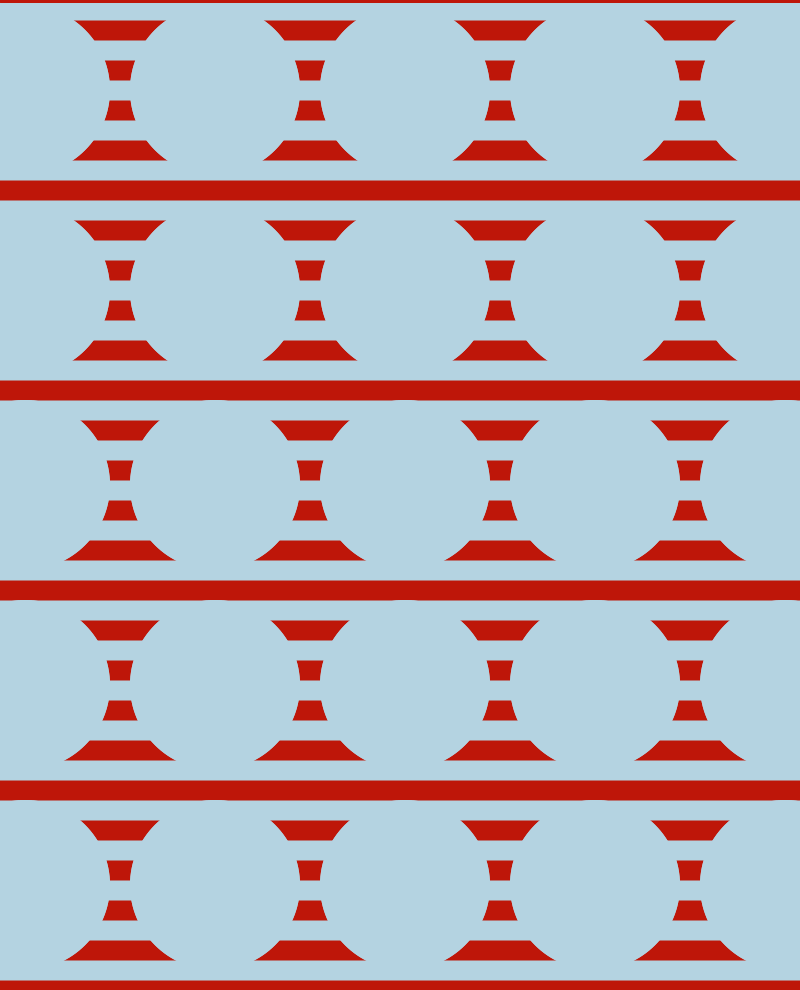
Frame 1 (no input)
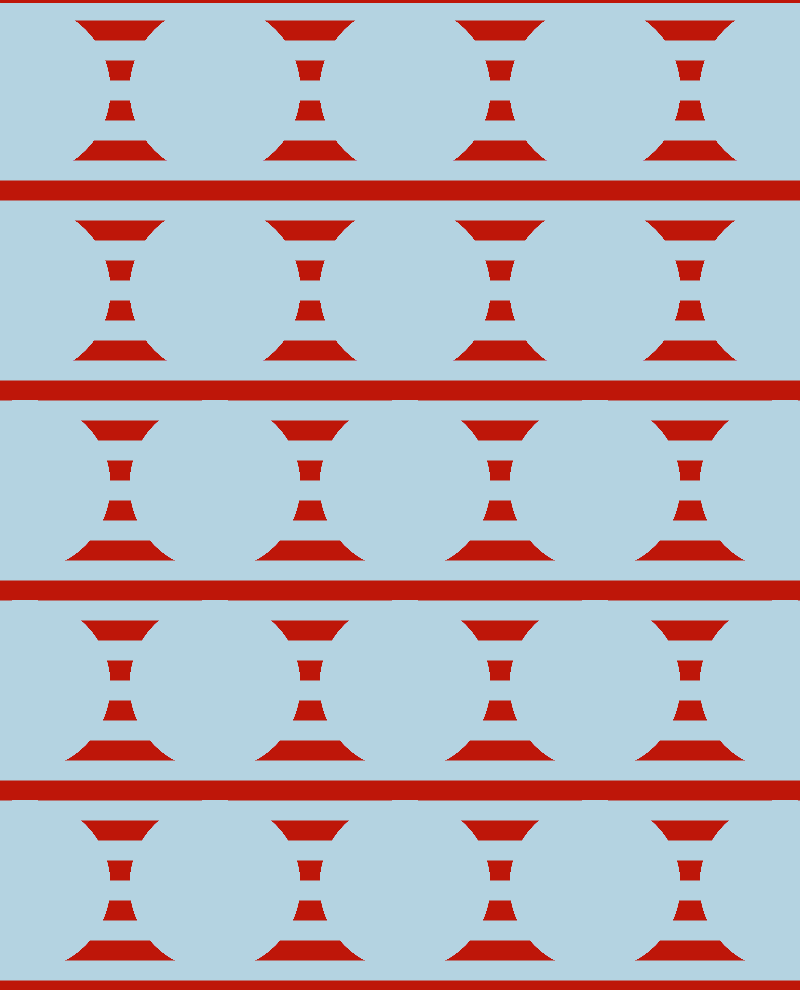
Frame 60 (the mouse pressed at the canvas centre just before this capture)
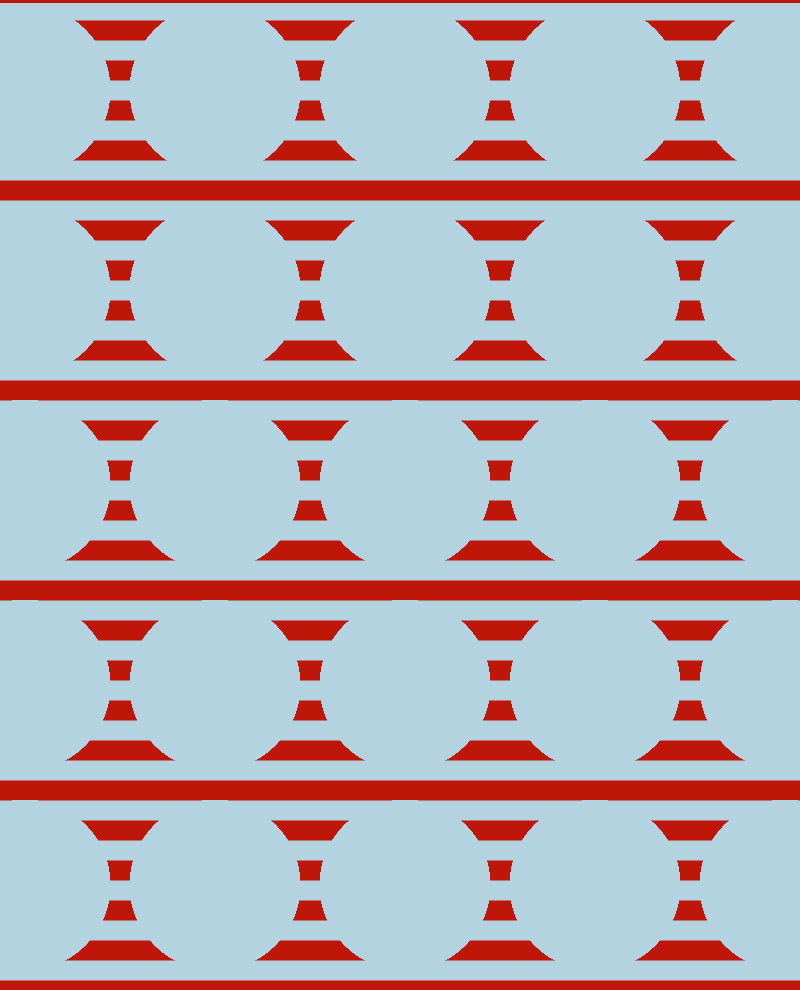
Frame 120 (the mouse held since frame 60 and released just before this capture)

The Processing sketch that drew these frames (run headless with seeded random() and noise(); from frame 60 on, the mouse is pressed at the canvas centre):

// Processing sketch: processing_71851
// ── processing_71851.pde

//Assignment week 3
//Maria Nunez
//Activate with spacebar,'b',right click, left click

void setup(){

size(800,990);
smooth();
background(180,211,225);

//red lines
strokeWeight(5);
stroke(190,22,9);
line(0,0,900,0);

strokeWeight(20);
line(0,30,900,30);
line(0,70,900,70);
line(0,110,900,110);
line(0,150,900,150);
line(0,190,900,190);
line(0,230,900,230);
line(0,270,900,270);
line(0,310,900,310);
line(0,350,900,350);
line(0,390,900,390);
line(0,430,900,430);
line(0,470,900,470);
line(0,510,900,510);
line(0,550,900,550);
line(0,590,900,590);
line(0,630,900,630);
line(0,670,900,670);
line(0,710,900,710);
line(0,750,900,750);
line(0,790,900,790);
line(0,830,900,830);
line(0,870,900,870);
line(0,910,900,910);
line(0,950,900,950);
line(0,990,900,990);
line(0,1030,900,1030);

//circles 1st line
noStroke();
fill(180,211,225);
ellipse(25,90,170,170);
ellipse(25,290,170,170);
ellipse(25,485,170,170);
ellipse(25,685,170,170);
ellipse(25,885,170,170);
//Circles line2
ellipse(215,90,170,170);
ellipse(215,290,170,170);
ellipse(215,485,170,170);
ellipse(215,685,170,170);
ellipse(215,885,170,170);
//cIRLES 3
ellipse(405,90,170,170);
ellipse(405,290,170,170);
ellipse(405,485,170,170);
ellipse(405,685,170,170);
ellipse(405,885,170,170);
//CIRCLES4
ellipse(595,90,170,170);
ellipse(595,290,170,170);
ellipse(595,485,170,170);
ellipse(595,685,170,170);
ellipse(595,885,170,170);
//circles5
ellipse(785,90,170,170);
ellipse(785,290,170,170);
ellipse(785,485,170,170);
ellipse(785,685,170,170);
ellipse(785,885,170,170);

}

void draw(){ 
  if(mousePressed && mouseButton == LEFT){
    
    //vertical lines
stroke(102,170,205);
strokeWeight(20);

line(30,0,30,1000);
line(70,0,70,1000);
line(110,0,110,1000);
line(150,0,150,1000);
line(190,0,190,1000);
line(230,0,230,1000);
line(270,0,270,1000);
line(310,0,310,1000);
line(350,0,350,1000);
line(390,0,390,1000);
line(430,0,430,1000);
line(470,0,470,1000);
line(510,0,510,1000);
line(550,0,550,1000);
line(590,0,590,1000);
line(630,0,630,1000);
line(670,0,670,1000);
line(710,0,710,1000);
line(750,0,750,1000);
line(790,0,790,1000);
line(830,0,830,1000);


  } else if(mousePressed && (mouseButton == RIGHT)) {
  //red lines
strokeWeight(5);
stroke(190,22,9);
line(0,0,900,0);

strokeWeight(20);
line(0,30,900,30);
line(0,70,900,70);
line(0,110,900,110);
line(0,150,900,150);
line(0,190,900,190);
line(0,230,900,230);
line(0,270,900,270);
line(0,310,900,310);
line(0,350,900,350);
line(0,390,900,390);
line(0,430,900,430);
line(0,470,900,470);
line(0,510,900,510);
line(0,550,900,550);
line(0,590,900,590);
line(0,630,900,630);
line(0,670,900,670);
line(0,710,900,710);
line(0,750,900,750);
line(0,790,900,790);
line(0,830,900,830);
line(0,870,900,870);
line(0,910,900,910);
line(0,950,900,950);
line(0,990,900,990);
line(0,1030,900,1030);
  }
  
 else{
    //circles 1st line
noStroke();
fill(180,211,225);
ellipse(25,90,170,170);
ellipse(25,290,170,170);
ellipse(25,485,170,170);
ellipse(25,685,170,170);
ellipse(25,885,170,170);
//Circles line2
ellipse(215,90,170,170);
ellipse(215,290,170,170);
ellipse(215,485,170,170);
ellipse(215,685,170,170);
ellipse(215,885,170,170);
//cIRLES 3
ellipse(405,90,170,170);
ellipse(405,290,170,170);
ellipse(405,485,170,170);
ellipse(405,685,170,170);
ellipse(405,885,170,170);
//CIRCLES4
ellipse(595,90,170,170);
ellipse(595,290,170,170);
ellipse(595,485,170,170);
ellipse(595,685,170,170);
ellipse(595,885,170,170);
//circles5
ellipse(785,90,170,170);
ellipse(785,290,170,170);
ellipse(785,485,170,170);
ellipse(785,685,170,170);
ellipse(785,885,170,170);
  }
  
  if (keyPressed){
    if(key== 'b'){
      fill(190,22,9);
    rectMode(CENTER); 
    rect(25,90,100,100);
    rect(25,290,100,100);
    rect(25,480,100,100);
    rect(25,685,100,100);
    
    rect(215,90,100,100);
    rect(215,290,100,100);
    rect(215,485,100,100);
    rect(215,685,100,100);
    rect(215,885,100,100);
    
    rect(405,90,100,100);
    rect(405,290,100,100);
    rect(405,485,100,100);
    rect(405,685,100,100);
    rect(405,885,100,100);
    
    rect(595,90,100,100);
    rect(595,290,100,100);
    rect(595,485,100,100);
    rect(595,685,100,100);
    rect(595,885,100,100);
    
    rect(785,90,100,100);
    rect(785,290,100,100);
    rect(785,485,100,100);
    rect(785,685,100,100);
    rect(785,885,100,100);
    
    }
    
    else{
        //circles 1st line
noStroke();
 fill(190,22,9);
ellipse(25,90,100,100);
ellipse(25,290,100,100);
ellipse(25,485,100,100);
ellipse(25,685,100,100);
ellipse(25,885,100,100);
//Circles line2
ellipse(215,90,100,100);
ellipse(215,290,100,100);
ellipse(215,485,100,100);
ellipse(215,685,100,100);
ellipse(215,885,100,100);
//cIRLES 3
ellipse(405,90,100,100);
ellipse(405,290,100,100);
ellipse(405,485,100,100);
ellipse(405,685,100,100);
ellipse(405,885,100,100);
//CIRCLES4
ellipse(595,90,100,100);
ellipse(595,290,100,100);
ellipse(595,485,100,100);
ellipse(595,685,100,100);
ellipse(595,885,100,100);
//circles5
ellipse(785,90,100,100);
ellipse(785,290,100,100);
ellipse(785,485,100,100);
ellipse(785,685,100,100);
ellipse(785,885,100,100);
    }
  }
  
  
  }
